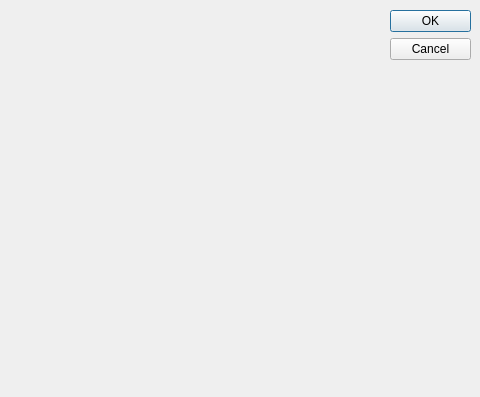
<?xml version="1.0" encoding="UTF-8"?>
<ui version="4.0">
 <class>HumanPay</class>
 <widget class="QDialog" name="HumanPay">
  <property name="geometry">
   <rect>
    <x>0</x>
    <y>0</y>
    <width>480</width>
    <height>397</height>
   </rect>
  </property>
  <property name="windowTitle">
   <string>Dialog</string>
  </property>
  <widget class="QDialogButtonBox" name="buttonBox">
   <property name="geometry">
    <rect>
     <x>390</x>
     <y>10</y>
     <width>81</width>
     <height>621</height>
    </rect>
   </property>
   <property name="orientation">
    <enum>Qt::Vertical</enum>
   </property>
   <property name="standardButtons">
    <set>QDialogButtonBox::Cancel|QDialogButtonBox::Ok</set>
   </property>
  </widget>
 </widget>
 <resources/>
 <connections>
  <connection>
   <sender>buttonBox</sender>
   <signal>accepted()</signal>
   <receiver>HumanPay</receiver>
   <slot>accept()</slot>
   <hints>
    <hint type="sourcelabel">
     <x>248</x>
     <y>254</y>
    </hint>
    <hint type="destinationlabel">
     <x>157</x>
     <y>274</y>
    </hint>
   </hints>
  </connection>
  <connection>
   <sender>buttonBox</sender>
   <signal>rejected()</signal>
   <receiver>HumanPay</receiver>
   <slot>reject()</slot>
   <hints>
    <hint type="sourcelabel">
     <x>316</x>
     <y>260</y>
    </hint>
    <hint type="destinationlabel">
     <x>286</x>
     <y>274</y>
    </hint>
   </hints>
  </connection>
 </connections>
</ui>
